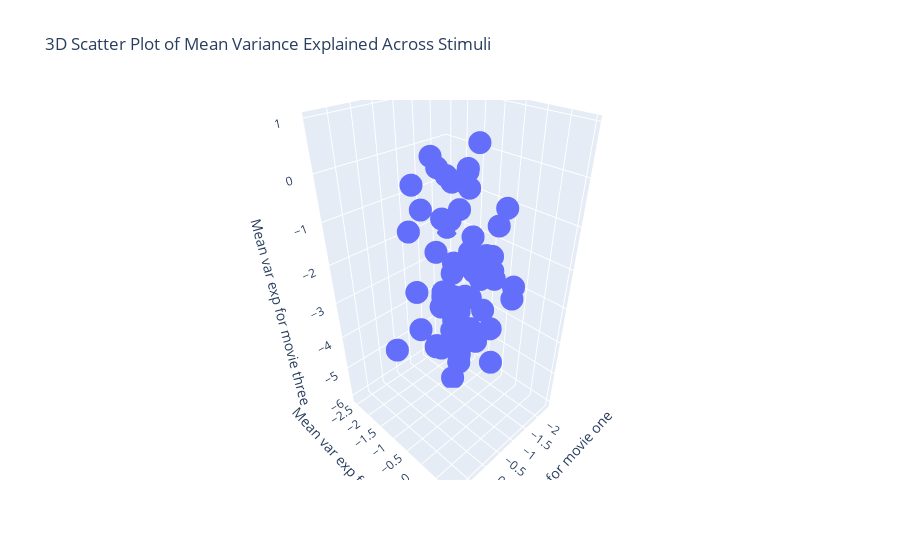

The notebook cell saved with this chart:
### Code cell
import pandas as pd
import plotly.express as px

def plot_3d_mean(dataframe):
    # Use regex to filter columns containing 'dino_natural_movie_one'
    filtered_columns = dataframe.filter(regex='raw')

    neuron_ids=dataframe['cell_ids']

    # Further filter columns based on 'three_session_A', 'three_session_B', 'three_session_C'
    session_A_df = filtered_columns.filter(like='natural_movie_one')
    session_B_df = filtered_columns.filter(like='natural_movie_two')
    session_C_df = filtered_columns.filter(like='natural_movie_three')

    # Calculate the mean for each row
    row_means_A = session_A_df.mean(axis=1)
    row_means_B = session_B_df.mean(axis=1)
    row_means_C = session_C_df.mean(axis=1)

    # Create a DataFrame for the means
    means_df = pd.DataFrame({'Mean_A': row_means_A, 'Mean_B': row_means_B, 'Mean_C': row_means_C, 'cell_ids':neuron_ids, 'inds':dataframe.index })

    # Create a 3D scatter plot with Plotly
    fig = px.scatter_3d(means_df, x='Mean_A', y='Mean_B', z='Mean_C', labels={'Mean_A': 'Mean var exp for movie one', 'Mean_B': 'Mean var exp for movie two', 'Mean_C': 'Mean var exp for movie three'},
                        title='3D Scatter Plot of Mean Variance Explained Across Stimuli',hover_data={'cell_ids': True, 'inds': True})
    
    # Show the plot
    fig.show()


plot_3d_mean(dataframe)

### Figure 1 — Plotly figure (JSON) as saved in the notebook; plotly's stock layout.template omitted (floating-point values rounded to 4 significant figures)
{"data": [{"customdata": [[517473341, 0], [587377582, 1], [517473255, 2], [517471959, 3], [587377204, 4], [517472724, 5], [517474437, 6], [517472450, 7], [517471794, 8], [517472454, 9], [517471803, 10], [587377211, 11], [517472684, 12], [517472677, 13], [517474020, 14], [517473991, 15], [517474002, 16], [517473980, 17], [517473967, 18], [587377006, 19], [517472903, 20], [517472900, 21], [517472462, 22], [517474415, 23], [517472135, 24], [517473304, 25], [517473313, 26], [517474121, 27], [517473080, 28], [517473947, 29], [517472207, 30], [517472141, 31], [517472470, 32], [587377518, 33], [517473926, 34], [517473957, 35], [517473360, 36], [517473364, 37], [517472157, 38], [517472162, 39], [517472197, 40], [587376617, 41], [587376610, 42], [517473369, 43], [517473374, 44], [517474430, 45], [517474423, 46], [517472916, 47], [517472909, 48], [517474444, 49], [517472925, 50], [517472981, 51], [517472922, 52], [517472708, 53], [517472720, 54], [517471925, 55], [517471919, 56], [517472716, 57], [517472913, 58], [517472553, 59], [517472906, 60], [517471778, 61], [517473350, 62]], "hovertemplate": "Mean var exp for movie one=%{x}<br>Mean var exp for movie two=%{y}<br>Mean var exp for movie three=%{z}<br>cell_ids=%{customdata[0]}<br>inds=%{customdata[1]}<extra></extra>", "legendgroup": "", "marker": {"color": "#636efa", "symbol": "circle"}, "mode": "markers", "name": "", "scene": "scene", "showlegend": false, "type": "scatter3d", "x": [-0.8707, -0.7642, -0.9359, -1.563, -1.786, -1.99, -0.931, 0.5854, -0.5847, -1.881, -1.464, -1.129, -0.5891, -0.3376, 0.4175, -1.365, -1.666, -2.06, 0.08719, -0.4321, -2.369, -1.97, 0.1225, 0.3176, -0.5516, -1.852, 0.03565, -1.493, -1.869, -1.142, -1.547, 0.9066, -1.334, -1.636, -1.673, -1.751, -1.362, -0.7044, -1.299, -0.582, -0.4068, -1.454, -1.539, 0.3555, -0.03222, 0.0663, -1.204, 0.7792, -1.073, -1.017, -2.123, -0.7654, -1.984, -1.051, 0.8321, -0.03063, -0.3258, -1.111, 0.4652, -0.4656, 0.1868, -1.01, -0.665], "y": [-1.17, -0.2142, -1.299, -1.967, -0.4708, -1.446, -0.2495, -1.095, -0.8638, -1.007, -1.532, -0.4756, 0.9439, 0.09845, 0.5953, -1.694, -1.411, -1.646, -0.3753, -0.5966, -2.549, -1.509, 0.1122, 0.4595, -0.8395, -1.751, 0.06154, -1.056, -1.616, -2.139, -1.096, -0.0843, -1.936, -1.394, -0.7587, -1.7, -0.194, -0.4817, -1.27, 0.03229, 0.6936, 0.3371, -1.475, 0.3298, 0.9744, 0.53, -0.2279, 0.4567, -1.148, -0.9481, -1.456, -1.955, -0.6612, -2.207, -0.04924, 0.9485, 0.887, -1.185, 0.7919, -1.035, 0.911, -1.019, -1.147], "z": [-2.999, -3.315, -3.401, -5.537, -4.08, -2.569, -1.654, -3.642, -2.569, -4.883, -1.414, -2.125, -1.82, -1.074, -2.746, -1.406, -3.994, -4.897, -3.368, 0.1477, -2.293, -3.725, -1.316, 0.1014, -2.829, -3.81, -3.102, -0.1791, -4.932, -1.265, -0.1472, -0.2671, -5.324, -4.302, -2.713, -2.719, -1.728, -4.466, -6.0, 0.8311, -3.457, -2.278, -4.247, 0.5167, -0.1191, -0.4417, -1.653, 0.8822, -3.051, -4.352, -3.828, -3.225, -2.585, -4.705, 0.4976, -1.118, 0.05187, -3.437, 0.5907, 0.3761, -1.67, -3.989, -1.735]}], "layout": {"legend": {"tracegroupgap": 0}, "scene": {"domain": {"x": [0, 1], "y": [0, 1]}, "xaxis": {"title": {"text": "Mean var exp for movie one"}}, "yaxis": {"title": {"text": "Mean var exp for movie two"}}, "zaxis": {"title": {"text": "Mean var exp for movie three"}}}, "title": {"text": "3D Scatter Plot of Mean Variance Explained Across Stimuli"}}}
